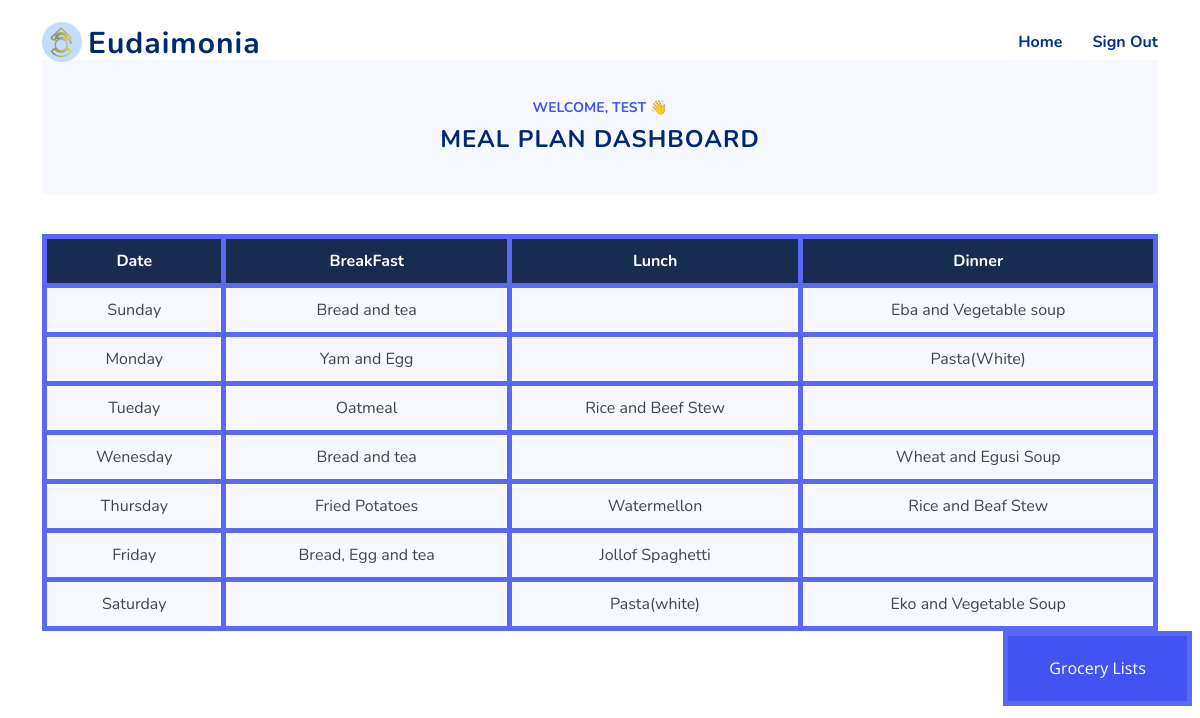
Page /meal (signed in) on the committed database.
### tables this page shows
CREATE TABLE users
             (id INTEGER PRIMARY KEY AUTOINCREMENT,
              email TEXT UNIQUE,
              first_name TEXT,
              last_name TEXT,
              username TEXT UNIQUE,
              gender TEXT,
              university_name TEXT,
              notification_enabled INTEGER,
              privacy_enabled INTEGER,
              password_hash TEXT);

CREATE TABLE test (Date TEXT, BreakFast TEXT, Lunch TEXT, Dinner TEXT);

### app.py (the view)
@app.route('/meal', methods=["GET", "POST"])
def meal():
    if g.user is None:
        return redirect(url_for('signin'))
    visited = "checked your Meal"
    user_id = session['user_id']
    record_usage_history(user_id, visited)
    if request.method == "POST":
        name = g.user['username']
        session['name'] = name
        vegetarian = request.form['Vegetarian']
        allergies = request.form['Allergies']
        height = float(request.form['height'])
        weight = float(request.form['weight'])
        meal = request.form['meal']
        grocery = name + '1'
        m = height * height
        bmi = weight / m
        tables = {
            ('Yes', 'Yes'): {'two': 'Allegies_UW2', 'three': 'Allegies_UW3'},
            ('Yes', 'No'): {'two': 'Vegetarian_UW2', 'three': 'Vegetarian_UW3'},
            ('No', 'Yes'): {'two': 'Allegies_UW2', 'three': 'Allegies_UW3'},
            ('No', 'No'): {'two': 'Under_weight2', 'three': 'Under_weight3'}
        }
        if bmi > 18.5:
            tables.update({
                ('Yes', 'Yes'): {'two': 'Allegies_NW2', 'three': 'Allegies_NW3'},
                ('Yes', 'No'): {'two': 'Vegetarian_NW2', 'three': 'Vegetarian_NW3'},
                ('No', 'Yes'): {'two': 'Allegies_NW2', 'three': 'Allegies_NW3'},
                ('No', 'No'): {'two': 'Normal_weight2', 'three': 'Normal_weight3'}
            })
        if bmi > 26.0:
            tables.update({
                ('Yes', 'Yes'): {'two': 'Allegies_OW2', 'three': 'Allegies_OW3'},
                ('Yes', 'No'): {'two': 'Vegetarian_OW2', 'three': 'Vegetarian_OW3'},
                ('No', 'Yes'): {'two': 'Allegies_OW2', 'three': 'Allegies_OW3'},
                ('No', 'No'): {'two': 'Over_weight2', 'three': 'Over_weight3'}
            })
        table_name = tables[(vegetarian, allergies)][meal]
        replicate_table(table_name, name)
        replicate_table(f"{table_name}_Grocery", grocery)
        groceries = get_meal_from_db(grocery)
        meal = get_meal_from_db(name)
        return render_template("meal.html", meal=meal, groceries=groceries, first_name=name)
    elif request.method == "GET":
        try:
            name = g.user['username']
            grocery = name + '1'
            groceries = get_meal_from_db(grocery)
            meal = get_meal_from_db(name)
            return render_template("meal.html", meal=meal, groceries=groceries, first_name=name)
        except sqlite3.OperationalError:
            return render_template('input.html')

### app.py (called while the page is built)
def get_user(user_id):
    query = "SELECT id, email, first_name, last_name, username, gender, university_name, password_hash FROM users WHERE id = ?"
    args = (user_id,)
    row = db_query(query, args)
    if not row:
        return None
    return {'id': row[0][0], 'email': row[0][1], 'first_name': row[0][2], 'last_name': row[0][3], 'username': row[0][4], 'gender': row[0][5], 'university_name': row[0][6], 'password': row[0][7]}

@app.before_request
def load_user():
    user_id = session.get('user_id')
    if user_id is not None:
        g.user = get_user(user_id)
    else:
        g.user = None

def get_db():
    db = getattr(g, '_database', None)
    if db is None:
        db = g._database = sqlite3.connect(DATABASE_FILE)
        db.row_factory = sqlite3.Row
    return db

@app.teardown_appcontext
def close_connection(exception):
    db = getattr(g, '_database', None)
    if db is not None:
        db.close()

def db_query(query, args=None):
    cur = get_db().execute(query, args or ())
    rv = cur.fetchall()
    cur.close()
    return rv

def get_meal_from_db(table_name):
    query = "SELECT * FROM {}".format(table_name)
    results = db_query(query)
    if results:
        return results
    else:
        return None

def record_usage_history(user_id, route):
    timestamp = datetime.datetime.now()
    query = "INSERT INTO usage_history (user_id, route, timestamp) VALUES (?, ?, ?)"
    args = (user_id, route, timestamp)
    db_connection = get_db()
    cur = db_connection.cursor()
    cur.execute(query, args)
    db_connection.commit()

### templates/meal.html (shortened to what this page needs)
{% extends 'user_base.html' %}  {%block content %}
<section id="contact" class="contact d-flex align-items-center contact">
  <div class="container">
    <header class="col-lg-12 hero-img section-header">
      <div id="about" class="about">
        <div class="content">
          <h3>Welcome, {{ first_name }} 👋</h3>
          <h2>Meal Plan Dashboard</h2>
        </div>
      </div>
      <link
        href="{{ url_for('static', filename='assets/css/style.css') }}"
        rel="stylesheet"
      />
    </header>
    <div class="container">
      <div class="row justify-content-center">
        <table id="table">
          <tr>
            <th>Date</th>
            <th>BreakFast</th>
            <th>Lunch</th>
            <th>Dinner</th>
          </tr>
          {% for food in meal %}
          <tr>
            <td contenteditable>{{ food['Date'] }}</td>
            <td contenteditable>{{ food['BreakFast'] }}</td>
            <td contenteditable>{{ food['Lunch'] }}</td>
            <td contenteditable>{{ food['Dinner'] }}</td>
          </tr>
          {% endfor %}
        </table>
      </div>
      <button onclick="show()" id="grocery" class="grocery">Grocery Lists</button>
    </div>
  </div>
</section>
{% endblock %}

### templates/user_base.html (shortened to what this page needs)
<!DOCTYPE html>
<html lang="en">
  <head>
    <link
      href="{{ url_for('static', filename='assets/vendor/aos/aos.css') }}"
      rel="stylesheet"
    />
    <link
      href="{{ url_for('static', filename='assets/vendor/bootstrap/css/bootstrap.min.css') }}"
      rel="stylesheet"
    />
    <link
      href="{{ url_for('static', filename='assets/vendor/bootstrap-icons/bootstrap-icons.css') }}"
      rel="stylesheet"
    />
    <link
      href="{{ url_for('static', filename='assets/vendor/glightbox/css/glightbox.min.css') }}"
      rel="stylesheet"
    />
    <link
      href="{{ url_for('static', filename='assets/vendor/remixicon/remixicon.css') }}"
      rel="stylesheet"
    />
    <link
      href="{{ url_for('static', filename='assets/vendor/swiper/swiper-bundle.min.css') }}"
      rel="stylesheet"
    />
    <link
      href="{{ url_for('static', filename='assets/css/style.css') }}"
      rel="stylesheet"
    />
  </head>
  <body>
    <header id="header" class="header fixed-top">
      <div
        class="container-fluid container-xl d-flex align-items-center justify-content-between"
      >
        <a href="/" class="logo d-flex align-items-center">
          <img src="{{url_for('static', filename='img/emblem.png')}}" alt="" />
          <span>Eudaimonia</span>
        </a>
        <nav id="navbar" class="navbar">
          <ul>
            <li><a class="nav-link" href="/home">Home</a></li>
            <li>
              <a class="nav-link" href="/signout">Sign Out</a>
            </li>
          </ul>
        </nav>
      </div>
    </header>
    <main id="main">
      {% block content %} {% endblock %}
    </main>
  </body>
</html>

### static/assets/css/style.css (style rules this page uses)
:root { scroll-behavior: smooth; }
body { font-family: "Open Sans", sans-serif; color: #444444; }
a { color: #4154f1; text-decoration: none; }
h1, h2, h3, h4, h5, h6, label, table { font-family: "Nunito", sans-serif; }
table { text-align: center; border-collapse: collapse; width: 100%; background: #f6f9ff; }
td { padding: 10px; border: 5px solid #5969f3; color: #444444; }
th { background-color: rgba(1, 22, 61, 0.9); padding: 10px; border: 5px solid #5969f3; color: #fff; }
.grocery { position: absolute; right: 0.5em; width: 5cm; height: 2cm; background-color: #4154f1; border: 5px solid #5969f3; color: #fff; }
section { padding: 60px 0; overflow: hidden; }
.section-header { text-align: center; padding-bottom: 40px; }
.section-header h2 { font-size: 13px; letter-spacing: 1px; font-weight: 700; margin: 0; color: #4154f1; text-transform: uppercase; }
.header { transition: all 0.5s; z-index: 997; padding: 20px 0; }
.header .logo { line-height: 0; }
.header .logo img { max-height: 40px; margin-right: 6px; }
.header .logo span { font-size: 30px; font-weight: 700; letter-spacing: 1px; color: #012970; font-family: "Nunito", sans-serif; margin-top: 3px; }
.navbar { padding: 0; }
.navbar ul { margin: 0; padding: 0; display: flex; list-style: none; align-items: center; }
.navbar li { position: relative; }
.navbar a, .navbar a:focus { display: flex; align-items: center; justify-content: space-between; padding: 10px 0 10px 30px; font-family: "Nunito", sans-serif; font-size: 16px; font-weight: 700; color: #013289; white-space: nowrap; transition: 0.3s; }
.about .content { background-color: #f6f9ff; padding: 40px; }
.about h3 { font-size: 14px; font-weight: 700; color: #4154f1; text-transform: uppercase; }
.about h2 { font-size: 24px; font-weight: 700; color: #012970; }

### rows in the picture
users: username "TEST"
test: Date "Sunday", BreakFast "Bread and tea", Dinner "Eba and Vegetable soup"
test: Date "Monday", BreakFast "Yam and Egg", Dinner "Pasta(White)"
test: Date "Tueday", BreakFast "Oatmeal", Lunch "Rice and Beef Stew"
test: Date "Wenesday", BreakFast "Bread and tea", Dinner "Wheat and Egusi Soup"
test: Date "Thursday", BreakFast "Fried Potatoes", Lunch "Watermellon", Dinner "Rice and Beaf Stew"
test: Date "Friday", BreakFast "Bread, Egg and tea", Lunch "Jollof Spaghetti"
test: Date "Saturday", Lunch "Pasta(white)", Dinner "Eko and Vegetable Soup"
